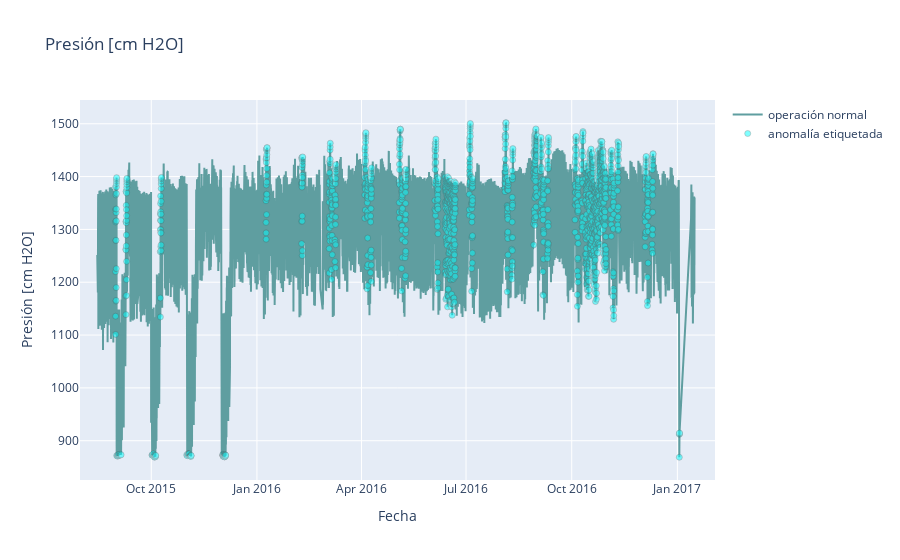
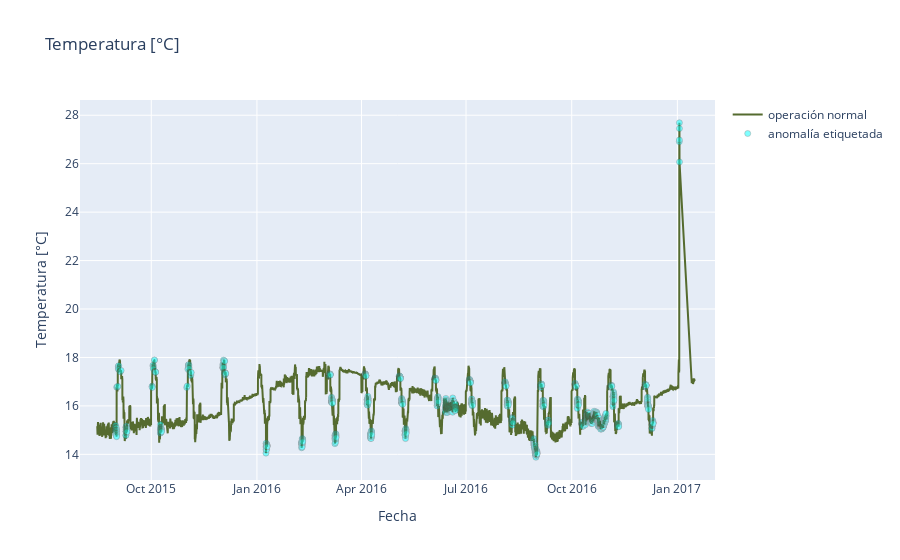
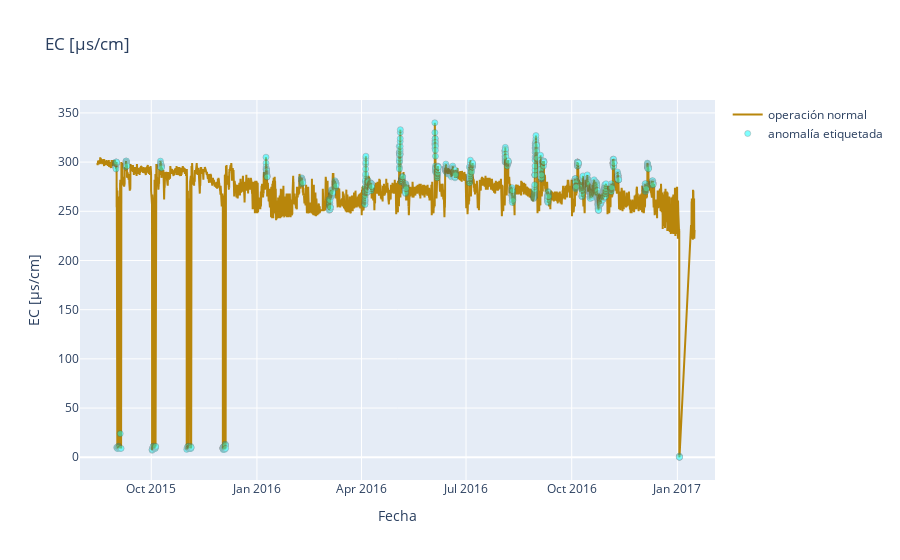

Source (notebook cell) for these figures, in order:
### Code cell
import plotly.graph_objects as go

figg = go.Figure()

figg.add_trace(go.Scatter(x=time_window.index, y=time_window['Pression [cm H2O]'],
                    mode='lines',
                    name='operación normal',
                    line_color='cadetblue'))
figg.add_trace(go.Scatter(x=a.index, y=a['Pression [cm H2O]'],
                    mode='markers',
                    name='anomalía etiquetada',
                    marker_color='cyan',
                    marker_line_width=0.5,
                    opacity=0.5))
# figg.add_trace(go.Scatter(x=a.index, y=a['Pression [cm H2O]'],
#                     mode='markers',
#                     name='anomalía detectada',
#                     marker_color='red',
#                     marker_line_width=0.5,
#                     opacity=0.7))
                                        
# figg.update_traces(mode='markers', marker_line_width=2, marker_size=10)
figg.update_layout(title='Presión [cm H2O]',
                    yaxis_title='Presión [cm H2O]',
                    xaxis_title='Fecha'
)

# st.plotly_chart(figg, use_container_width=True)
figg.show()

# t = datas.loc[datas['Etiqueta T'] == 1] #anomaly

figg2 = go.Figure()

figg2.add_trace(go.Scatter(x=time_window.index, y=time_window['Temperatura [°C]'],
                    mode='lines',
                    name='operación normal',
                    line_color='darkolivegreen'))
figg2.add_trace(go.Scatter(x=a.index, y=a['Temperatura [°C]'],
                    mode='markers',
                    name='anomalía etiquetada',
                    marker_color='cyan',
                    marker_line_width=0.5,
                    opacity=0.5))
# figg2.add_trace(go.Scatter(x=a.index, y=a['Temperatura [°C]'],
#                     mode='markers',
#                     name='anomalía detectada',
#                     marker_color='red',
#                     marker_line_width=0.5,
#                     opacity=0.7))        
# figg.update_traces(mode='markers', marker_line_width=2, marker_size=10)
figg2.update_layout(title='Temperatura [°C]',
                    yaxis_title='Temperatura [°C]',
                    xaxis_title='Fecha'
)

figg2.show()
# st.plotly_chart(figg2, use_container_width=True)

# e = datas.loc[datas['Etiqueta EC'] == 1] #anomaly
figg3 = go.Figure()

figg3.add_trace(go.Scatter(x=time_window.index, y=time_window['EC [µs/cm]'],
                    mode='lines',
                    name='operación normal',
                    line_color='darkgoldenrod'))
figg3.add_trace(go.Scatter(x=a.index, y=a['EC [µs/cm]'],
                    mode='markers',
                    name='anomalía etiquetada',
                    marker_color='cyan',
                    marker_line_width=0.5,
                    opacity=0.5))
# figg3.add_trace(go.Scatter(x=a.index, y=a['EC [µs/cm]'],
#                     mode='markers',
#                     name='anomalía detectada',
#                     marker_color='red',
#                     marker_line_width=0.5,
#                     opacity=0.7))                     
# figg.update_traces(mode='markers', marker_line_width=2, marker_size=10)
figg3.update_layout(title='EC [µs/cm]',
                    yaxis_title='EC [µs/cm]',
                    xaxis_title='Fecha'
)


# st.plotly_chart(figg3, use_container_width=True)

### Figure 1 — Plotly figure (JSON) as saved in the notebook; plotly's stock layout.template omitted (floating-point values rounded to 4 significant figures; data arrays with more than 128 entries replaced by an {"elided": "..."} marker saying what was removed)
{"data": [{"line": {"color": "cadetblue"}, "mode": "lines", "name": "operación normal", "type": "scatter", "x": {"elided": "12240 str values"}, "y": {"elided": "12240 float values"}}, {"marker": {"color": "cyan", "line": {"width": 0.5}}, "mode": "markers", "name": "anomalía etiquetada", "opacity": 0.5, "type": "scatter", "x": {"elided": "1589 str values"}, "y": {"elided": "1589 float values"}}], "layout": {"title": {"text": "Presión [cm H2O]"}, "xaxis": {"title": {"text": "Fecha"}}, "yaxis": {"title": {"text": "Presión [cm H2O]"}}}}

### Figure 2 — Plotly figure (JSON) as saved in the notebook; plotly's stock layout.template omitted (floating-point values rounded to 4 significant figures; data arrays with more than 128 entries replaced by an {"elided": "..."} marker saying what was removed)
{"data": [{"line": {"color": "darkolivegreen"}, "mode": "lines", "name": "operación normal", "type": "scatter", "x": {"elided": "12240 str values"}, "y": {"elided": "12240 float values"}}, {"marker": {"color": "cyan", "line": {"width": 0.5}}, "mode": "markers", "name": "anomalía etiquetada", "opacity": 0.5, "type": "scatter", "x": {"elided": "1589 str values"}, "y": {"elided": "1589 float values"}}], "layout": {"title": {"text": "Temperatura [°C]"}, "xaxis": {"title": {"text": "Fecha"}}, "yaxis": {"title": {"text": "Temperatura [°C]"}}}}

### Figure 3 — Plotly figure (JSON) as saved in the notebook; plotly's stock layout.template omitted (floating-point values rounded to 4 significant figures; data arrays with more than 128 entries replaced by an {"elided": "..."} marker saying what was removed)
{"data": [{"line": {"color": "darkgoldenrod"}, "mode": "lines", "name": "operación normal", "type": "scatter", "x": {"elided": "12240 str values"}, "y": {"elided": "12240 int values"}}, {"marker": {"color": "cyan", "line": {"width": 0.5}}, "mode": "markers", "name": "anomalía etiquetada", "opacity": 0.5, "type": "scatter", "x": {"elided": "1589 str values"}, "y": {"elided": "1589 int values"}}], "layout": {"title": {"text": "EC [µs/cm]"}, "xaxis": {"title": {"text": "Fecha"}}, "yaxis": {"title": {"text": "EC [µs/cm]"}}}}
